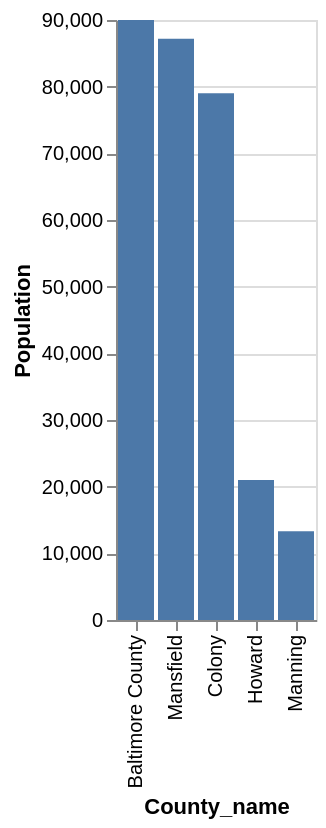

Vega-Lite specification for this chart:
### Vega-Lite specification from a JSON file in a GitHub repository (floating-point values rounded to 4 significant figures)
{"data": {"values": [{"x_data": "Howard", "y_data": 21000}, {"x_data": "Baltimore County", "y_data": 90000}, {"x_data": "Colony", "y_data": 79000}, {"x_data": "Mansfield", "y_data": 87200}, {"x_data": "Manning", "y_data": 13300}]}, "mark": "bar", "encoding": {"x": {"field": "x_data", "type": "nominal", "title": "County_name", "sort": {"op": "sum", "field": "y_data", "order": "descending"}}, "y": {"field": "y_data", "type": "quantitative", "title": "Population"}}}
